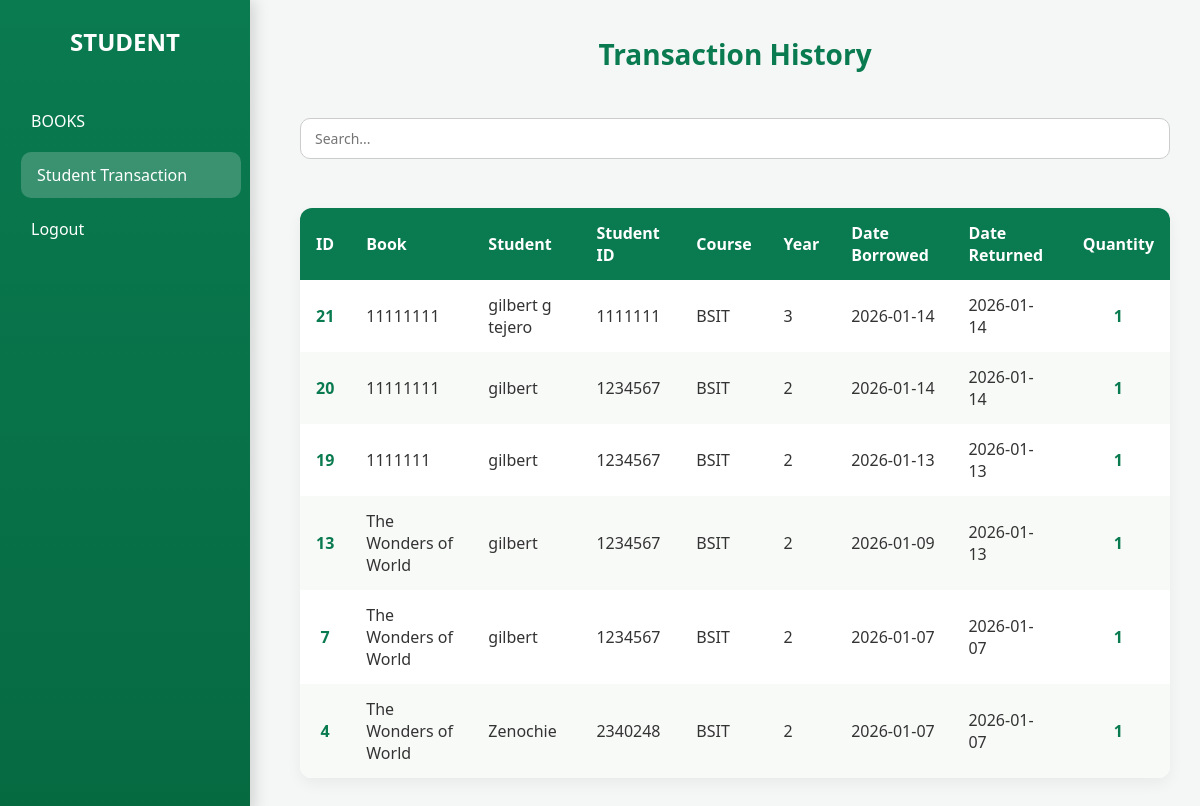
/pisti/student_transaction.php (signed in), run on the app's committed database.
### tables this page shows
CREATE TABLE `transactions` (
  `transaction_id` int(11) NOT NULL,
  `student_id` int(7) NOT NULL,
  `book_id` int(11) NOT NULL,
  `date_borrowed` date NOT NULL,
  `date_returned` date DEFAULT NULL,
  `quantity` int(11) DEFAULT 1
);

CREATE TABLE `books` (
  `book_id` int(11) NOT NULL,
  `Title` varchar(255) NOT NULL,
  `category` varchar(100) NOT NULL,
  `status` enum('Available','Borrowed','Defective','Out of Stock') DEFAULT 'Available',
  `volume` int(11) NOT NULL,
  `available` int(11) DEFAULT 0,
  `borrowed` int(11) DEFAULT 0,
  `Author` varchar(255) NOT NULL,
  `Accession_Number` int(15) NOT NULL,
  `Book_Year` int(254) NOT NULL,
  `Publisher` varchar(255) NOT NULL,
  `Shelf_Location` varchar(255) NOT NULL,
  `Call_Number` int(255) NOT NULL,
  `Copies` int(255) NOT NULL
);

CREATE TABLE `students` (
  `student_id` int(7) NOT NULL,
  `student_name` varchar(255) NOT NULL,
  `course` varchar(100) NOT NULL,
  `phone_number` varchar(20) NOT NULL,
  `year` int(11) NOT NULL,
  `borrower_type` varchar(255) NOT NULL
);

### pisti/student_transaction.php (the view, shortened to what this page needs)
<?php
include "db.php";
$sql = "
    SELECT t.transaction_id,
           t.date_borrowed,
           t.date_returned,
           t.quantity,
           s.student_name,
           s.student_id,
           s.course,
           s.year,
           b.Title
    FROM transactions t
    LEFT JOIN students s ON t.student_id = s.student_id
    LEFT JOIN books b ON t.book_id = b.book_id
    ORDER BY t.transaction_id DESC
";
$transactions = $conn->query($sql);
?>
<!DOCTYPE html>
<html>
<head>
    <link rel="stylesheet" href="style.css">
</head>
<body>
<aside class="sidebar">
    <h2>STUDENT</h2>
    <ul>
        <li><a href="Books.php">BOOKS</a></li>
        <li><a href="student_transaction.php" class="active">Student Transaction</a></li>
        <li><a href="logout.php">Logout</a></li>
    </ul>
</aside>
<div class="main">
    <h1>Transaction History</h1>
    <input type="text" id="searchInput" placeholder="Search..." onkeyup="searchTable()">
    <table id="transactionTable">
        <thead>
            <tr>
                <th>ID</th>
                <th>Book</th>
                <th>Student</th>
                <th>Student ID</th>
                <th>Course</th>
                <th>Year</th>
                <th>Date Borrowed</th>
                <th>Date Returned</th>
                <th>Quantity</th>
            </tr>
        </thead>
        <tbody>
            <?php while($row = $transactions->fetch_assoc()): ?>
                <tr>
                    <td><?= htmlspecialchars($row['transaction_id']) ?></td>
                    <td><?= htmlspecialchars($row['Title']) ?></td>
                    <td><?= htmlspecialchars($row['student_name']) ?></td>
                    <td><?= htmlspecialchars($row['student_id']) ?></td>
                    <td><?= htmlspecialchars($row['course']) ?></td>
                    <td><?= htmlspecialchars($row['year']) ?></td>
                    <td><?= htmlspecialchars($row['date_borrowed']) ?></td>
                    <td><?= htmlspecialchars($row['date_returned'] ?? '-') ?></td>
                    <td><?= htmlspecialchars($row['quantity']) ?></td>
                </tr>
            <?php endwhile; ?>
        </tbody>
    </table>
</div>
</body>
</html>

### pisti/style.css (style rules this page uses)
* { margin: 0; padding: 0; box-sizing: border-box; font-family: "Segoe UI", Tahoma, Geneva, sans-serif; }
body { display: flex; min-height: 100vh; background-color: #f4f7f6; color: #333; transition: background 0.3s, color 0.3s; }
.sidebar { width: 250px; background: linear-gradient(180deg, #0a7a50, #066a41); color: #fff; display: flex; flex-direction: column; gap: 15px; padding: 25px 15px; box-shadow: 4px 0 15px rgba(0, 0, 0, 0.15); transition: all 0.3s ease; }
.sidebar h2 { text-align: center; font-size: 24px; margin-bottom: 25px; font-weight: 700; }
.sidebar ul { list-style: none; padding: 0; display: flex; flex-direction: column; gap: 8px; }
.sidebar ul li a { color: #fff; text-decoration: none; display: block; padding: 12px 16px; border-radius: 10px; font-weight: 500; transition: all 0.3s ease; }
.sidebar ul li a:hover, .sidebar ul li a.active { background: rgba(255, 255, 255, 0.2); transform: translateX(6px); }
.main { flex: 1; padding: 35px 30px; max-width: 1000px; margin-left: 20px; display: flex; flex-direction: column; gap: 20px; }
.main h1 { font-size: 28px; text-align: center; margin-bottom: 25px; color: #0a7a50; }
#returnSearch, #searchInput { width: 100%; padding: 10px 14px; margin-bottom: 14px; border-radius: 10px; border: 1px solid #ccc; font-size: 14px; transition: border 0.3s, box-shadow 0.3s; }
table { width: 100%; border-collapse: collapse; margin-top: 15px; border-radius: 12px; overflow: hidden; box-shadow: 0 6px 15px rgba(0,0,0,0.05); background: #fff; transition: all 0.2s ease-in-out; }
table th, table td { padding: 14px 16px; text-align: left; }
table th { background: #0a7a50; color: #fff; font-weight: 600; }
table tr:nth-child(even) { background: #f8faf8; }
table td:nth-child(1), table td:nth-child(9) { font-weight: 700; color: #0a7a50; text-align: center; }

### data on the page
transactions: transaction_id "21", book.Title "11111111", student.student_name "gilbert g tejero", student.student_id "1111111", student.course "BSIT", student.year "3", date_borrowed "2026-01-14", date_returned "2026-01-14", quantity "1"
transactions: transaction_id "20", book.Title "11111111", student.student_name "gilbert", student.student_id "1234567", student.course "BSIT", student.year "2", date_borrowed "2026-01-14", date_returned "2026-01-14", quantity "1"
transactions: transaction_id "19", book.Title "1111111", student.student_name "gilbert", student.student_id "1234567", student.course "BSIT", student.year "2", date_borrowed "2026-01-13", date_returned "2026-01-13", quantity "1"
transactions: transaction_id "13", book.Title "The Wonders of World", student.student_name "gilbert", student.student_id "1234567", student.course "BSIT", student.year "2", date_borrowed "2026-01-09", date_returned "2026-01-13", quantity "1"
transactions: transaction_id "7", book.Title "The Wonders of World", student.student_name "gilbert", student.student_id "1234567", student.course "BSIT", student.year "2", date_borrowed "2026-01-07", date_returned "2026-01-07", quantity "1"
transactions: transaction_id "4", book.Title "The Wonders of World", student.student_name "Zenochie", student.student_id "2340248", student.course "BSIT", student.year "2", date_borrowed "2026-01-07", date_returned "2026-01-07", quantity "1"
